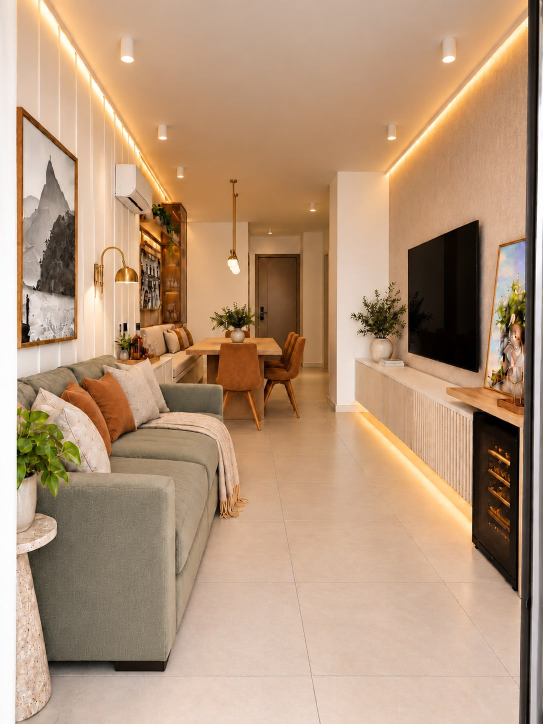
#> input picture video/flavia-valadao-institucional/assets/original/foto-sala-tv.jpg, 1086 x 1448 px (shown at 1/2 size)
$ python contorno.py
#> lines starting #> are read from the running program, lines starting #| are printed output that depends on the picture; after the words box and inside, x2 and y2 are one past the last pixel; in counts of white or black regions, pixels touching at a corner belong together
"""Contorno ilustrativo DERIVADO DA FOTO (sem cotas, sem aparência de documento técnico).
As silhuetas reais da sala de TV (sofá, TV, aparador, quadros, porta, linhas de LED) são detectadas numa versão
suavizada da imagem e simplificadas em polilinhas. Assim o desenho coincide com a fotografia quando ela é revelada.
Saída: assets/contorno-sala-tv.json (polilinhas em coordenadas da foto original 1086 × 1448)."""
import cv2, numpy as np, json, sys
ROOT = __file__.rsplit('/scripts/', 1)[0]
im = cv2.imread(f'{ROOT}/assets/original/foto-sala-tv.jpg'); H, W = im.shape[:2]; K = 3
#> further down, im is the input picture: shape (1448, 1086, 3); mean B, G, R 123.1, 150.5, 181.7
#> after `H, W = im.shape[:2]`: H = 1448; W = 1086
sm = cv2.resize(im, (W // K, H // K), interpolation=cv2.INTER_AREA)
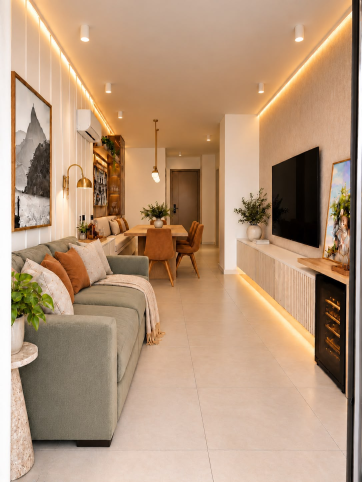
#> sm: shape (482, 362, 3); mean B, G, R 123.1, 150.5, 181.7
for _ in range(3): sm = cv2.bilateralFilter(sm, 9, 60, 9)
#> this loop made 3 passes
#> pass 2, `for _ in range(3): sm = cv2.bilateralFilter(sm, 9, 60, 9)`:
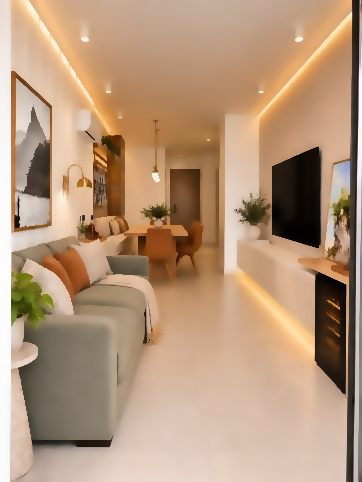
#> sm: shape (482, 362, 3); mean B, G, R 123.2, 150.7, 181.9
g = cv2.cvtColor(sm, cv2.COLOR_BGR2GRAY)
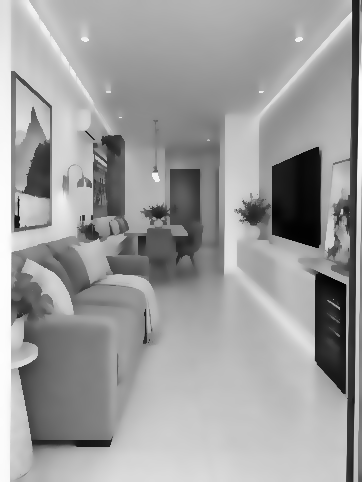
#> g: shape (482, 362); min 1, max 253, mean 156.9
e = cv2.Canny(g, 45, 120)
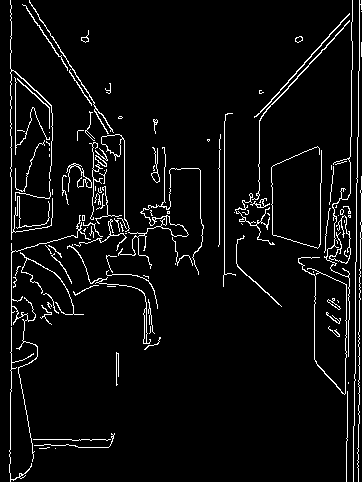
#> e: shape (482, 362); 5.1% white in thin lines or dots
e = cv2.dilate(e, np.ones((2, 2), np.uint8))
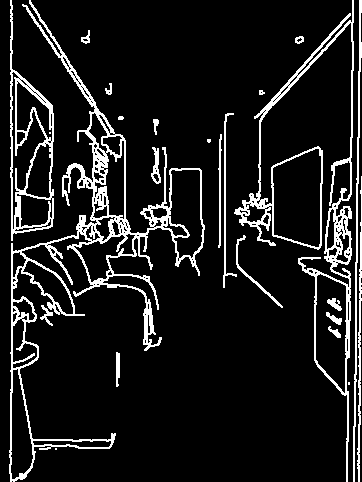
#> e: shape (482, 362); 10.8% white in thin lines or dots
cs, _ = cv2.findContours(e, cv2.RETR_LIST, cv2.CHAIN_APPROX_NONE)
#> cs = 236 contours, 163 with area under 20; largest, box (x1, y1, x2, y2) and area: (9, 0, 205, 482) 16756, (234, 0, 354, 482) 11304, (10, 0, 54, 241) 6088, (272, 148, 322, 248) 4016, (315, 273, 347, 394) 2985
polys = []
for c in cs:
    if cv2.arcLength(c, False) < 70: continue
    p = cv2.approxPolyDP(c, 2.2, False).reshape(-1, 2)
    ln = cv2.arcLength(p.reshape(-1, 1, 2).astype(np.float32), False)
    if len(p) / ln > .085: continue            # recortado demais (plantas, almofadas): fica fora do desenho
    polys.append((p * K).tolist())
#> this loop made 236 passes
#> c on passes 1, 12, 24: [[55, 448], [55, 449], [56, 449], [56, 448]], [[144, 314], [145, 313], [146, 314], [145, 315]], [[93, 284], [94, 283], [95, 284], [94, 285]]
#> after the loop, polys = 24 items
polys.sort(key=lambda p: -cv2.arcLength(np.array(p, np.int32), False))
polys = polys[:90]
print('polilinhas', len(polys))
#| polilinhas 24
json.dump({'w': W, 'h': H, 'polys': polys}, open(f'{ROOT}/assets/contorno-sala-tv.json', 'w'))
if len(sys.argv) > 1:
    ov = im.copy(); canvas = np.full_like(im, (238, 245, 249))
    for p in polys:
        a = np.array(p, np.int32).reshape(-1, 1, 2)
        cv2.polylines(ov, [a], False, (59, 74, 60), 3, cv2.LINE_AA); cv2.polylines(canvas, [a], False, (59, 74, 60), 3, cv2.LINE_AA)
    cv2.imwrite(sys.argv[1], np.hstack([cv2.resize(canvas, (543, 724)), cv2.resize(ov, (543, 724))]))

$ run again, with video/flavia-valadao-institucional/assets/original/foto-entrada-nicho.jpg copied over video/flavia-valadao-institucional/assets/original/foto-sala-tv.jpg
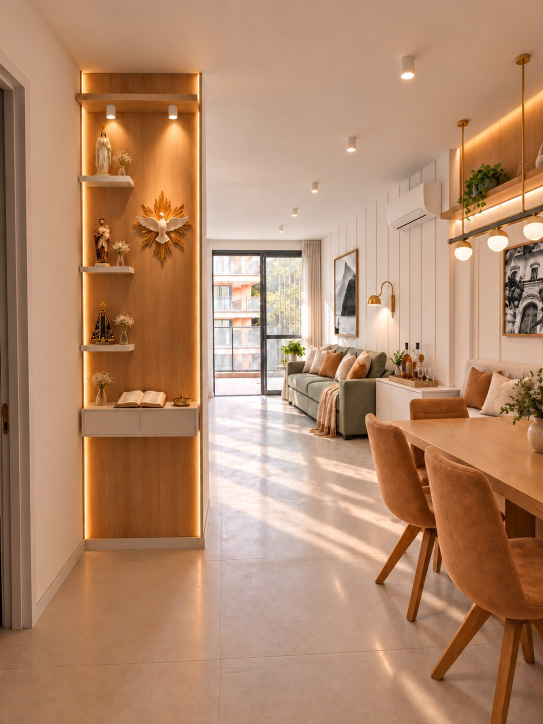
#> input picture video/flavia-valadao-institucional/assets/original/foto-entrada-nicho.jpg, 1086 x 1448 px (shown at 1/2 size)
#> im is the input picture: shape (1448, 1086, 3); mean B, G, R 108, 137.1, 178.5
#> `g = cv2.cvtColor(sm, cv2.COLOR_BGR2GRAY)`:
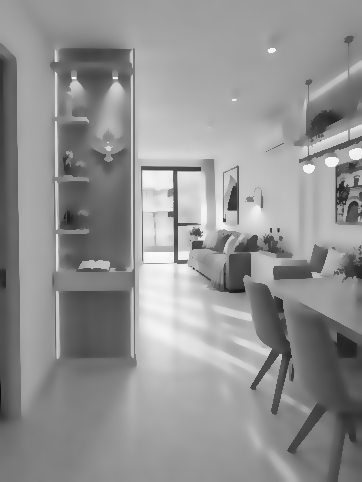
#> g: shape (482, 362); min 10, max 250, mean 146.2
#> `e = cv2.dilate(e, np.ones((2, 2), np.uint8))`:
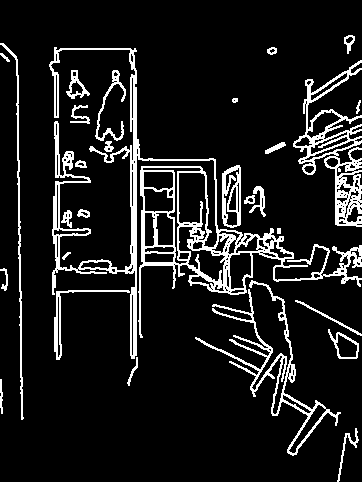
#> e: shape (482, 362); 11.1% white in thin lines or dots
#> cs = 212 contours, 117 with area under 20; largest, box (x1, y1, x2, y2) and area: (49, 47, 362, 359) 14522, (293, 60, 362, 227) 4020, (195, 280, 341, 456) 2126, (178, 172, 208, 241) 1428, (178, 226, 226, 285) 1040
#> the loop `for c in cs:` made 212 passes
#> c on passes 18, 22, 23: [[228, 291], [229, 290], [230, 291], [229, 292]], [[211, 289], [212, 288], [213, 289], [212, 290]], [[210, 288], [211, 287], [212, 288], [211, 289]]
#> after the loop `for c in cs:`: polys = 30 items
#| polilinhas 30
